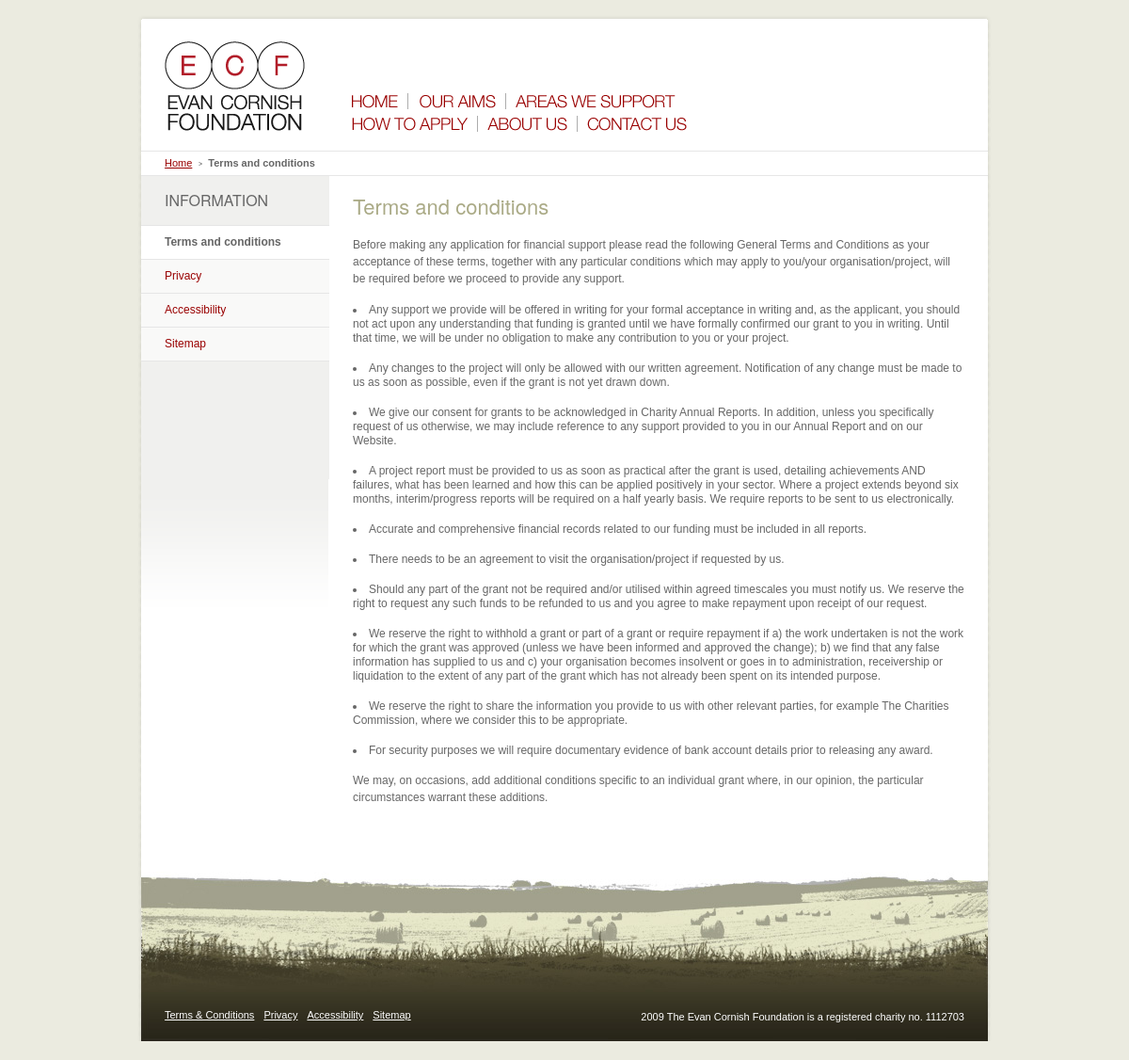
The app's page /ECF/ECF/terms-and-conditions.php with its own data.
### tables this page shows
CREATE TABLE IF NOT EXISTS `footer` (
  `id` tinyint(4) NOT NULL AUTO_INCREMENT,
  `maincontent` text NOT NULL,
  PRIMARY KEY (`id`)
);

CREATE TABLE IF NOT EXISTS `misc` (
  `id` tinyint(4) NOT NULL,
  `helped_no` varchar(255) NOT NULL,
  `footer_msg` varchar(255) NOT NULL,
  `sidecontent` text NOT NULL,
  PRIMARY KEY (`id`)
);

### ECF/ECF/terms-and-conditions.php (the view, shortened to what this page needs)
<?php
require("header.php");
$result = mysql_query("SELECT * FROM footer WHERE id=1")
or die(mysql_error());
$row = mysql_fetch_array( $result );
?>
<ul id="breadcrumbs">
	<li class="front_page bc-arrow"><a href="index.php">Home</a></li>
	<li class="current"><a href="terms-and-conditions.php">Terms and conditions</a></li>
</ul>
<div id="main-area">
	<div id="subnav-area">
		<h2>INFORMATION</h2>
		<ul id="sub-nav">
			<li class="current_page_item"><a href="terms-and-conditions.php">Terms and conditions</a></li>
			<li><a href="privacy.php">Privacy</a></li>
			<li><a href="accessibility.php">Accessibility</a></li>
			<li><a href="sitemap.php">Sitemap</a></li>
		</ul>
	</div>
	<div id="content-area">
		<div id="content-area-main-full" class="bulletio">
			<h1>Terms and conditions</h1>
			<?php echo $row['maincontent']; ?>
		</div>
	</div>
</div>
<?php require("footer.php"); ?>

### ECF/ECF/footer.php (shortened to what this page needs)
<div id="footer-area">
	<ul id="footer-nav">
		<li><a href="terms-and-conditions.php">Terms &amp; Conditions</a></li>
		<li><a href="privacy.php">Privacy</a></li>
		<li><a href="accessibility.php">Accessibility</a></li>
		<li><a href="sitemap.php">Sitemap</a></li>
	</ul>
	<p id="copyright"><?php echo $row88['footer_msg']; ?></p>
</div>
</div>
</div>
</body></html>

### ECF/ECF/css/style.css (style rules this page uses)
body { font-family: Arial; font-size: 12px; background-color: #ebebe0; line-height: 15px; }
h1 { color: #aaaa86; font-size: 22px; font-weight: normal; padding-bottom: 20px; font-family: "Helvetica Neue"; line-height: 24px; }
h2 { color: #aaaa86; font-size: 20px; font-weight: normal; padding-bottom: 15px; font-family: "Helvetica Neue"; line-height: 22px; }
a { color: #990000; }
p { padding-bottom: 15px; line-height: 18px; }
#content-area-main-full.bulletio li { padding-bottom: 15px; }
#breadcrumbs { padding: 5px 25px 5px 25px; font-size: 11px; border-top: 1px #e6e6e6 solid; border-bottom: 1px solid #e6e6e6; overflow: hidden; height: 1%; }
#breadcrumbs li { float: left; }
#breadcrumbs li.bc-arrow { padding-right: 11px; margin-right: 6px; background: url(images/breadcrumb-arrow.gif) right center no-repeat; }
#breadcrumbs li.current a { color: #666; font-weight: bold; text-decoration: none; }
#main-area { overflow: hidden; height: 1%; }
#subnav-area { width: 200px; float: left; padding-bottom: 300px; background: url(images/subnav-bg.gif) left bottom no-repeat; background-color: #f0f0ee; }
#subnav-area h2 { padding: 15px 15px 15px 25px; text-transform: uppercase; font-size: 16px; font-weight: normal; color: #666666; }
#subnav-area ul { border-top: 1px solid #e6e6e6; }
#subnav-area li { background-color: #f9f9f8; padding: 10px 15px 10px 25px; border-bottom: 1px solid #e6e6e6; }
#subnav-area li a { text-decoration: none; }
#subnav-area li.current_page_item { background-color: #ffffff; }
#subnav-area li.current_page_item a { color: #666666; font-weight: bold; }
#content-area { width: 700px; float: left; }
#content-area li { list-style-position: inside; list-style-type: disc; padding: 2px 0 2px 0; }
#content-area-main-full { width: 650px; float: left; padding: 20px 25px 20px 25px; position: relative; }
#footer-area { background: url(images/bg-field.jpg) left bottom no-repeat; height: 20px; font-size: 11px; color: #ffffff; padding: 180px 25px 15px 25px; }
#footer-area a { color: #ffffff; }
#footer-area p { float: right; }
#footer-nav { float: left; }
#footer-nav li { float: left; padding-right: 10px; }

### records on screen
footer: maincontent "Before making any application for financial support please read the following General Terms and Conditions as your acceptance of these terms, together with any particular conditions which may apply to you/your organisation/project, will be required before we proceed to provide any support. Any support we provide will be offered in writing for your formal acceptance in writing and, as the applicant, you should not act upon any understanding that funding is granted until we have formally confirmed our grant to you in writing. Until that time, we will be under no obligation to make any contribution to you or your project. Any changes to the project will only be allowed with our written…"
misc: footer_msg "2009 The Evan Cornish Foundation is a registered charity no. 1112703"
